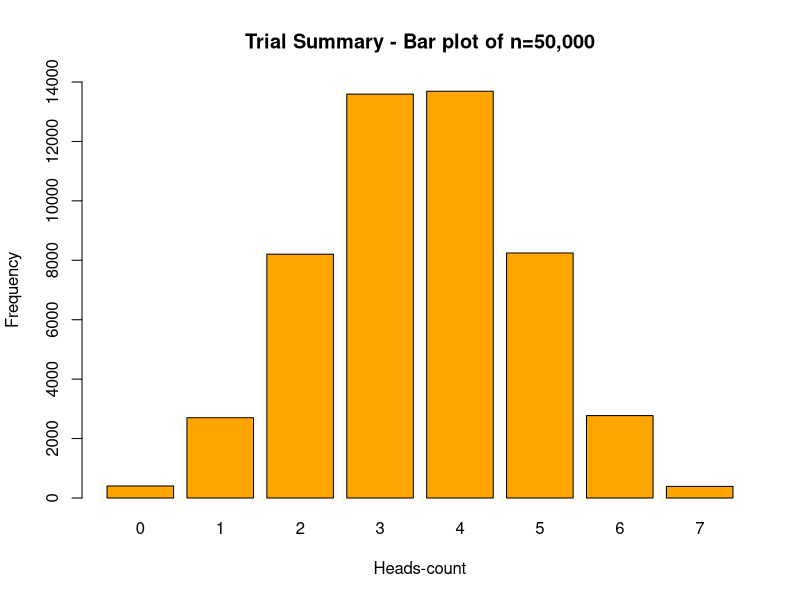
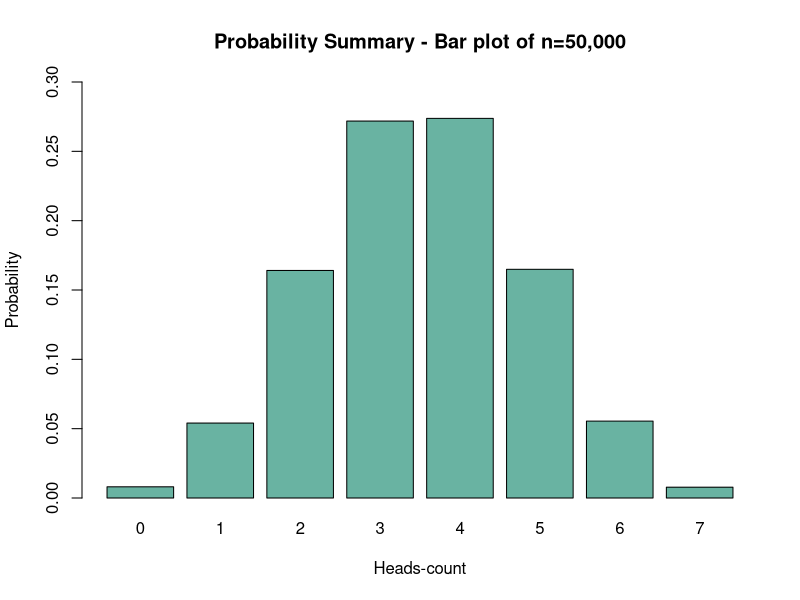

These charts were generated, in order, by the following R code:
## ---- chunk 1
set.seed(772)
## ---- chunk 2
cat("\n*************  Chapter 2, Exercise 1   **************************************\n")
#  Chapter 2, Exercise 1 
cat("\n Table 2.1 (1) Physical fair coin Heads-obtained Trial, 7 times per Trial:\n\n")
coin_flip <- matrix(c(1,1,0,1,0,1,1),ncol = 7,byrow = TRUE)
colnames(coin_flip) <- c(0,1,2,3,4,5,6)
rownames(coin_flip) <- c(" Head obtained count")
coin_flip <- as.table(coin_flip)
cbind(coin_flip, total = rowSums(coin_flip))

cat("\n Total number of Heads Obtained from , 7 times is:",rowSums(coin_flip))
cat("\n ****************************************************************************")
## ---- chunk 3
cat("\n*************  Chapter 2, Exercise 1 - Continued  **************************************\n")

#  Chapter 2, Exercise 1  (2)
set.seed(772)
cat("\n Table 2.1 (2) 50,000 Physical fair coin Heads-obtained Trial, 7 times per Trial:\n\n")
# rbinom(n=50000,size=7,prob = 0.5)
random_trial50k <- rbinom(n=50000,size=7,prob = 0.5)  #rbinom() in action  | prob = 0.5 ;
#assuming its a fair coin with only 2 possible outcomes (probability 50%))
table_trial50k <- table(random_trial50k) #table() in action
# table_trial50k
trials <- c(0,1,2,3,4,5,6,7)
table_matix <- rbind(trials,table_trial50k)
rownames(table_matix) <- c("Head-obtained count","Number of Trials with Head-obtained count")
table_matix

cat("\n ****************************************************************************")
## ---- chunk 4
cat("\n*************  Chapter 2, Exercise 1 - Continued  **************************************\n")

#  Chapter 2, Exercise 1  (3)
cat("\n Table 2.1 (3) 50,000 Physical fair coin Heads-obtained Trial, 7 times per Trial Summary:\n
 From above table, shows the number of times that head is obtained from each trial. 

* set.seed(772)  -- function would retain the same result each time random function is 
trying generate of sequence of random numbers. Its pseudo random number maintained at R Studio level.

* rbinom() - function generates random sequence of binomial distribution numbers with number 
of trials specified. binomial meaning 'two names'. 
In this case fair coin toss would have two answers as 'head' or 'tail'
")

cat("
\n * size =7 As, each trial is consists of 7 times - its possible to have either 0 heads 
or all heads (7). So, it ranges from 0,1,2,3,4,5,6 & 7. Here, trial refers to set of 
tests/experiments/group event. 

* n=50000 -- mentions total number of trials the fair coin experiments repeated. 
i.e 50,000 times of 7 trial events.

* prob =0.5 assuming its a fair coin with only 2 possible outcomes (probability 50%))

* rbinom(n=50000,size=7,prob = 0.5) function return results as below,
# like below
")
cat("\n #  [1] 3 2 2 5 3 3 2 2 3 6 5 6 2 3 4 5 3 4 1 3 5 2 2 4 6 2 5 2 4 3 4 5 3 2 3 4 5 3 3 5 2 1 1 3 4 3 5 2 5 4 6 4 2 2 2 4 4 3 5 3 5 3 5 5 2 3 4 2 4 4 2 4 3 5 5 3 3 4
#   [79] 1 4 1 3 4 4 3 3 3 4 2 2 2 2 4 1 4 4 5 4 2 4 3 4 4 3 4 4 2 3 5 6 2 5 2 3 6 6 2 4 6 3 5 4 3 4 1 3 2 1 3 4 3 2 4 3 3 3 5 3 3 3 2 4 4 5 4 2 5 4 3 2 2 6 5 5 2 6
#  [157] 3 2 4 2 5 5 4 2 4 3 4 4 3 3 4 4 6 4 3 2 3 3 6 3 4 4 4 2 1 3 5 4 4 2 4 3 4 6 5 4 5 2 6 2 5 4 4 3 4 6 3 2 4 5 2 4 3 2 5 3 5 4 3 3 5 5 6 2 3 3 4 6 4 5 5 4 4 2
#  [235] 3 4 3 5 4 4 4 3 4 4 1 3 2 6 5 1 4 5 4 2 2 5 6 2 5 3 3 3 4 5 3 4 4 1 4 1 4 4 3 4 6 3 5 3 4 4 2 3 5 3 5 1 2 4 3 4 2 1 2 4 5 2 4 5 0 3 4 5 6 1 2 1 4 4 5 3 6 5
#  [313] 3 4 2 4 2 5 7 4 6 4 3 6 3 3 4 6 3 4 4 3 4 2 5 4 6 1 3 3 4 5 3 2 4 6 4 3 6 4 2 5 2 4 6 3 3 5 5 4 5 4 1 4 3 6 4 4 3 3 4 0 4 5 2 4 3 3 5 1 4 5 4 2 3 3 4 1 2 4
#  [391] 4 1 4 3 7 1 5 2 6 4 4 5 3 6 5 1 5 5 4 3 5 3 2 3 3 2 5 1 4 3 1 3 2 4 4 3 5 6 2 4 3 3 4 4 2 3 1 3 4 3 6 1 5 3 5 3 6 4 2 2 4 2 6 3 4 4 4 4 1 6 6 4 4 2 5 3 6 5
#  [469] 3 4 5 3 3 5 3 3 5 3 4 3 3 4 4 3 6 6 3 4 3 1 3 3 2 3 4 4 3 3 3 4 2 3 4 3 2 2 5 6 4 1 3 4 2 3 4 4 4 4 3 4 2 4 6 4 4 3 2 3 5 4 3 5 5 1 4 4 4 5 3 6 5 6 4 5 3 4
#  [547] 4 2 2 2 2 3 4 3 3 3 4 4 3 3 4 1 5 4 1 4 3 3 2 5 5 2 5 6 3 3 4 4 2 4 2 1 4 5 3 2 4 2 2 4 5 5 3 4 4 3 4 4 3 4 4 6 2 4 2 5 4 2 5 5 4 3 3 5 5 2 2 4 2 4 3 5 1 4
#  [625] 4 5 3 5 6 5 2 3 5 4 5 3 4 4 3 1 4 3 5 3 2 3 4 3 3 5 0 6 5 3 3 5 4 4 4 3 6 4 4 6 3 3 3 5 2 4 4 2 6 3 2 2 5 5 3 4 3 4 4 2 4 2 2 6 3 3 2 5 4 2 5 3 6 1 3 3 4 5
#  [703] 3 5 4 4 4 2 2 4 3 2 3 5 3 6 2 2 2 4 2 4 6 5 4 1 4 2 5 5 5 3 5 3 3 4 2 3 4 2 5 5 5 1 1 3 4 3 3 6 3 2 1 5 2 2 3 3 4 3 4 2 5 4 4 4 2 1 4 2 3 3 3 5 3 5 2 2 5 5
#  [781] 4 2 5 2 3 4 4 3 3 4 6 5 1 5 3 4 5 4 5 4 4 4 5 2 3 3 4 1 0 2 5 4 4 1 3 3 4 1 5 3 2 5 2 6 4 6 5 2 5 2 4 3 2 4 2 3 3 4 7 3 2 4 3 4 4 4 5 5 1 5 4 5 3 3 2 6 3 4
#  [859] 6 1 5 5 6 3 4 4 4 4 5 5 4 3 3 4 2 3 5 3 4 4 4 3 3 1 4 4 5 3 5 2 3 5 3 4 4 6 5 1 3 2 5 3 5 3 5 3 1 3 3 5 1 2 2 7 2 3 2 2 2 4 1 3 3 2 1 5 3 3 5 3 3 3 1 4 3 2
#  [937] 2 4 5 3 4 2 4 4 2 3 3 3 4 3 4 6 2 5 1 4 3 2 3 2 5 2 4 4 5 4 4 2 4 4 2 5 3 5 5 4 4 3 4 3 4 3 4 4 3 4 1 3 3 3 5 4 4 3 5 6 4 2 0 3")


cat("\n\n* table() -- As you can see from result above - 
it would be difficult to count number 
of heads obtained in each trial ( 0,1,2 to 7) on all 50,000 times. Hence, 
we need  table() function to summarize the results by trials.
 below result is in much better readable format. Having 13814 times max 
 of 4 heads obtained; 396 times no heads were returned.

# random_trial50k
#     0     1     2     3     4     5     6     7 
#   396  2749  8244 13481 13814  8181  2729   406 

# In addition, last couple of R lines code is to beautify the results as below
Head-obtained count                         0    1    2     3     4    5    6   7
Number of Trials with Head-obtained count 396 2749 8244 13481 13814 8181 2729 406")

cat("\n*************  Chapter 2, Exercise 1  - End **************************************\n")
## ---- chunk 5
cat("\n*************  Chapter 2, Exercise 2   **************************************\n")
#  Chapter 2, Exercise 2  (1)
cat("\nTable 2.2 (1) 50,000 Physical fair coin Heads-obtained Trial, 7 times per Trial:\n\n")

cat("\nTrial Summary:\n\n")
table_trial50k
# trials <- c(0,1,2,3,4,5,6,7)
# matrix_trial50k <- rbind(trials,table_trial50k)
# rownames(matrix_trial50k) <- c("Head-obtained count","Number of Trials with Head-obtained count")
# matrix_trial50k

cat("\nProbability Summary:\n\n")
# table_trial50k
prob_trial50k <- table_trial50k/50000
prob_trial50k

# matrix_prob_trial50k <- rbind(rownames(prob_trial50k),prob_trial50k)
# rownames(matrix_prob_trial50k) <- c("Head-obtained count","Number of Trials with Head-obtained count")
# matrix_prob_trial50k


cat("\nTable 2.2 (1) barplots:\n\n")
barplot(table_trial50k,main="Trial Summary - Bar plot of n=50,000",col="orange",xlab = "Heads-count",ylab = "Frequency",ylim=c(0,14000))
barplot(prob_trial50k,main="Probability Summary - Bar plot of n=50,000",col="#69b3a2",xlab = "Heads-count",ylab = "Probability",ylim=c(0,.3))


# cat("\nCumulative Probability Summary:\n\n")
# cumsum_trial50k <- cumsum(probtable)
# cumsum_trial50k

# cat("\nTable 2.2 (1) barplots:\n\n")
# barplot(cumsum_trial50k)

cat("\n ****************************************************************************")
## ---- chunk 6
cat("\n*************  Chapter 2, Exercise 2  - Continued **************************************\n")
cat("\nMeaning and Relation of the Bar Charts:")
cat("
  Both bar charts represents 50,000 Physical fair coin Trials with 7 times per Trial - 
  shows number of head obtained counts spread in binomial distribution.Each bar of varying height 
  represents number of occurances on each trial. Example, Trial 3 and 4 
  having most number of heads obtained with 13591 & 13689 heads out of 50,000 tosses respectively.
x - same values in x-axis on both bar plots has the trial events ranging 0,1,2,3,4,5,6,7 - 
confirming there are both 0 head obtained events as well 7 head obtained events.
y - slight variation in heights and totally differnt range on y-axis; Trial summary bar 
plot has values in actual counts between 0 to 14,000 with an interval of 2000 events as bin; 
Howver, the probability bar plot shows values in the range of 0 to .30 . 
i.e probabilities instead of raw counts with ylim as 0.05. This is by simply dividing the 
random events counts by 50,000 ( total number of events) I reduced the bar width 
as max of probability is 0.27378 and 0.27182 respectively.
When we add the cumulative sum of these counts it would result in 1 ( max probability)
Probabilty and Trial summary bar plots and one and the same, except that the trial summary 
plot values are 50,000 times that of probability trials.
It also, suggests that probability of getting 3 or 4 heads is far more than all heads or 0 heads.
  
")
cat("\nShape and Centre of the Bar Charts:")
cat("
   Shape of both bar plots represents a bell-shaped curve with symmetric tails on both ends
   and gradual curves toward a peak in the middle forming a normal distribution.
 Centre of the bar charts has two almost equal size of bars representing peak values and also 
 reason for bell-shaped curve as both tails almost touching 0 ( 0.007 and 0.008 on the 
 probability plot and  404, 390 against 50,000 counts on trial summary charts.)
Yes, the bell-shaped curve proves that the  that probability of getting 
3 or 4 heads is far more than all heads or 0 heads.
    
")

cat("\nWhy Shape?:")
cat("
  As these two plots are basically a result of binomial distribution events with fair 
  coin trial the probability value of the trial p=0.5. Hence it forms a symmetric 
  curve with n being large at 50,000. In addition, the mean of a binomial distribution 
  is p (0.5) and standard deviation is sqr(p(1-p)/n)
So, probability of success p is same for each outcome 
forming a bell shaped curve through tops of the bars.
")

cat("\n*************  Chapter 2, Exercise 2  - End **************************************\n")
## ---- chunk 7
#  Chapter 2, Exercise 6  (1)

cat("\n*************  Chapter 2, Exercise 6   **************************************\n")

stat_exam <- matrix(c(35,15,47,3),ncol = 2,byrow = TRUE)
colnames(stat_exam) <- c("Pass","Fail") # Label the columns
rownames(stat_exam) <- c("HighSchool","College") # Label the rows

# margin.table(stat_exam) # This is the grand total of stat exam attempts
# margin.table(stat_exam,1) # These are the marginal totals for rows
# margin.table(stat_exam,2) # These are the marginal totals for columns

stat_examMargin <- addmargins(stat_exam) # Add marginal totals on rows and columns

cat("\nContingency Tables Creation:\n")
# stat_exam # Report Contingency results to console
cat("\nContingency Table of Stat exam with marginal results:\n")
stat_examMargin # Report Marginal results to console


cat("\nWhy enough data?\n")
cat("
  Below are the findings from the quetion
  * Total Number of Students is 100 (sum of all edges)
  * Marginal Row totals for High School students is  50
  * Marginal Row totals for College students is  50
  * Marginal Column totals for Pass students is  82
  * Marginal Column totals for Fail students is  18
  
    Lets build a 2 *2 contingency table based on the observations; 
                      Pass  | Fail      |	 Marginal
  ----------    |-----------|-----------|---------- 
  High School   |	    P1    |	     F1   |     50
  College	      |     P2    |   	 F2   |	    50
  Marginal      |     82    |      18   |     100
  
  In addition, It was mentioned that Only 3 College Students have failed. 
  given,  F2 = 3; then P2 = 50 - 3 = 47; and F1 = 18-3 = 15;
  
  if P2 = 47; then P1 = 82-47 = 35; We can also verify P1 + F1 = 35 + 15 = 50; P2 + F2 = 47 + 3 = 50
  
                    Pass  | Fail  |	 Marginal
  ----------    |---------|-------|---------- 
  High School   |	  35    |	 15   |   50
  College	      |   47    |  03   |	  50
  Marginal      |   82    |  18   |   100
  
  Next step is to calculate probability of each events. So, simply divide the values 
  P1,P2, F1, F2 by 100. i.e total probability is 1 ( sum of edges)
  
  Probablity Values of Students taken the Stat Exam,
  
                    Pass  | Fail  |	 Marginal
  ----------    |---------|-------|---------- 
  High School   |	  .35   |	.15   |   .50
  College	      |   .47   | .03   |	  .50
  Marginal      |   .82   | .18   |   1
  
")

cat("\nWhat is the Pass rate of high School students?\n")
cat("

from the above contingency tables, its clear that 35 high School students passed 
the Stat Exam out of total 50 high school students (focusing only on High School Students)
So, the pass rate would be 35/50 *100 = 70%
  
")

cat("\nContingency Table of Stat exam with Probablity & marginal results:\n")
examMargin <- margin.table(stat_exam)
stat_examProbs <- stat_exam/examMargin
stat_examProbs <- addmargins(stat_examProbs)
stat_examProbs # Report probabilities to console

tot_HS_Students <- margin.table(stat_exam,1)[1] # total number of High School Students
pass_HS_Students <- stat_exam[,1][1] # total number of High School Students Passed
HS_Pass_Percentage <- (pass_HS_Students/tot_HS_Students) * 100 # Calculate Success rate of High School students
cat("\n Pass/Success rate of High School students with this trial:",HS_Pass_Percentage,"%")


cat("\n*************  Chapter 2, Exercise 6  - End **************************************\n")

## ---- chunk 8
#  Chapter 2, Exercise 7  

cat("\n*************  Chapter 2, Exercise 7   **************************************\n")

cat("
Below are the findings from the Barclays Bank Screning test
  * Total Number of households screened 100,000 (sum of all homes)
  * Marginal Column totals for households pass the test is  93,954
  * Marginal Column totals for households fail the test is  6,046
  * Marginal Row totals for households with mortgage default( true condition) is  75
  * Cell Value for True Negative Scenario of households that did not default but marked as default are 5,997
  
 Lets build a contingency table based on the observations; 
    
 True condition   |    Test result      |
 (is Defaulter)   |  Postive | Negative | 
------------------+----------+----------|
   True           |   True   |   False  | Sensitivity
                  | Positive | Negative | 
------------------+----------+----------|
  False           |  False   |   True   | Specificity
                  | Positive | Negative |
------------------+----------+----------|

Populate the above table with values , based on our observation from the trials

In addition, It was mentioned that TrueN Negative value as 5,997.
  
With Marginal value of Negative result (column total) as 6,046 -- 5,997 would go into TN Cell; 
Hence, 6046 - 5997 = 49 becomes FALSE Negative Value.
With total number of households as 100,000 and Actual defualts as 75 ; 
actual non-defaulters would become 100,000- 75 = 999,25
With Above, False Positive on Non-Defualters result would become 939,28 ( i.e. 999,25 - 939,28)
   
                  
 True condition   |    Test result      |
 (Defaulter)      |  Positve | Negative | Marginal Sum
------------------+----------+----------|-------------
  Yes             |   26     |   49     | 75
------------------+----------+----------|-------------
  No              |  939,28  |   5,997  | 999,25
------------------+----------+----------|-------------
  Marginal Sum    |  93,954  |   6,046  | 100,000
  
  Lets convert this into Probablities ( divide each cell by 100,000 -total number of samples/homes)
  
  True condition  |    Test result      |
 (is Defaulter)   |  PASS    |  FAIL    | Marginal Sum
------------------+----------+----------|-------------
  Yes             |   .00026 |   .00049 | .00075
------------------+----------+----------|-------------
  No              |   .93928 |   .05997 | .99925
------------------+----------+----------|-------------
  Marginal Sum    |   .93954 |   .06046 |    1
  
  *
  * What percentage of customers both pass the test and do not have their homes repossessed? 
  
    In this case, critieria that fits both criteria as Non-Defaulter , and System result returing as True. 
    That would be False Positive ,here. As the earlier assumption to look for Is defualter. 
    So, in this case - home owners are deafualters + test confirms too. 
    
    Percentage will be (93928/99925) *100 = 93.99% ( ~94%) is the percentage of 
    customers both pass the test and do not have thier homes re-possessed.
   ")
cat("\n*************  Chapter 2, Exercise 7  - End **************************************\n")
## ---- chunk 9
#  Chapter 2, Exercise 8  

cat("\n*************  Chapter 2, Exercise 8   **************************************\n")

cat(" Find out what is the probability that new customer will actually default on his/her mortgage
    
Lets look at both tables , again.
    True condition   |    Test result      |
 (Defaulter)      |  Positve | Negative | Marginal Sum
------------------+----------+----------|-------------
  Yes             |   26     |   49     | 75
------------------+----------+----------|-------------
  No              |  939,28  |   5,997  | 999,25
------------------+----------+----------|-------------
  Marginal Sum    |  93,954  |   6,046  | 100,000
  
  Lets convert this into Probablities ( divide each cell by 100,000 -total number of samples/homes)
  
  True condition  |    Test result      |
 (is Defaulter)   |  PASS    |  FAIL    | Marginal Sum
------------------+----------+----------|-------------
  Yes             |   .00026 |   .00049 | .00075
------------------+----------+----------|-------------
  No              |   .93928 |   .05997 | .99925
------------------+----------+----------|-------------
  Marginal Sum    |   .93954 |   .06046 |    1
  
  * Here the probability that new customer is both defaulter and
  trial predicts correctly , would be (26/75)*100 = 34.66%
  
  As you may see, total number of actual defaults is 75. 
  Trial predicted 26 of them correctly. So, the probability is 26 over 75 as ~35%
    
    ")
cat("\n*************  Chapter 2, Exercise 8  - End **************************************\n")
